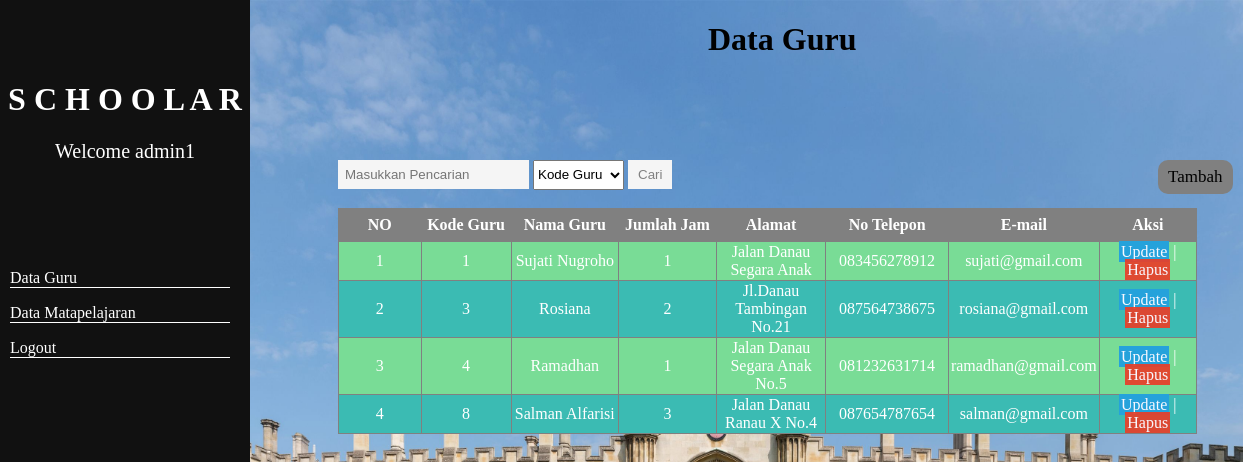
/guru/read.php (signed in), run on the app's committed database.
### tables this page shows
CREATE TABLE `guru` (
  `kode_guru` int(3) NOT NULL,
  `nama_guru` varchar(100) NOT NULL,
  `jumlah_jam` int(2) NOT NULL,
  `alamat` text NOT NULL,
  `telp` varchar(15) NOT NULL,
  `email` varchar(50) NOT NULL
);

### guru/read.php (the view, shortened to what this page needs)
<?php
include '../connect.php';
$query = "SELECT * FROM guru
          ORDER BY kode_guru ";
$result = mysqli_query($connect,$query);
$num = mysqli_num_rows($result);
?>
<!DOCTYPE html>
<html lang="en">
<head>
    <link rel="stylesheet" href="../master.css">
</head>
<body>
<h1 style="margin-left:700px">Data Guru</h1>
<a id="lepas"href="form-create.php">Tambah</a>
<div id="menu">
    <h1 style="color:white; text-align:center">S C H O O L A R</h1>
    <p style=" text-align:center;
                  color:white;
                  font-size:20px"
                  > Welcome <?php echo $_SESSION['user'];?></p>
    <ul>
        <p><a href="read.php">Data Guru</a></p>
        <p><a href="../mapel/read.php">Data Matapelajaran</a></p>
        <p><a href="../login/logout.php" onclick="return confirm('Apakah Anda Yakin Ingin Logout ?')">Logout</a></p>
    </ul>
</div>
<form action="search.php" method="get">
<input type="text" name="cari" placeholder="Masukkan Pencarian">
<select name="kategori" id="kat">
<option value="kode_guru">Kode Guru</option>
</select>
<input type="submit" value="Cari" id="car">
</form>
    <table border=1>
    <tr>
    <th>NO</th>
    <th>Kode Guru</th>
    <th>Nama Guru</th>
    <th>Jumlah Jam</th>
    <th>Alamat</th>
    <th>No Telepon</th>
    <th>E-mail</th>
    <th>Aksi</th>
    </tr>
    <?php
    if($num > 0){
        $no = 1;
        while($data = mysqli_fetch_assoc($result)){?>
        <tr>
        <td><?php echo $no ;?></td>
        <td><?php echo $data['kode_guru'];?></td>
        <td><?php echo $data['nama_guru'];?></td>
        <td><?php echo $data['jumlah_jam'];?></td>
        <td><?php echo $data['alamat'];?></td>
        <td><?php echo $data['telp']?></td>
        <td><?php echo $data['email']?></td>
        <td><a href="form-update.php?kode_guru=<?php echo $data['kode_guru'];?>" style="color:ghostwhite;background-color:rgb(37, 162, 219);padding:2px" >Update</a> |
        <a href="delete.php?kode_guru=<?php echo $data['kode_guru'];?>" style="color:ghostwhite;background-color:rgba(230, 65, 43, 0.938);padding:2px" onclick="return confirm('Anda Yakin Ingin Menghapus Data ?')">Hapus</a></td>
        </tr>
            <?php
            $no++;
        }
    }
    else{
        echo "Gagal Menampilkan Data";
    }
    ?>
    </table>
</body>
</html>

### master.css (style rules this page uses)
body { background-image:url(image/univ.jpg); background-size:cover; background-repeat:no-repeat; }
table { border-collapse: collapse; }
td,th { width: 150px; height: 30px; color: white; text-align:center; }
th { background-color: gray; }
tr:nth-child(odd) td { background-color:#3bbbb3; transition: 0.5s; }
tr:nth-child(even) td { background-color: #79dc96; transition: 0.5s; }
#lepas { font-family: Cambria, Cochin, Georgia, Times, 'Times New Roman', serif; background-color:gray; border-radius:10px; position:absolute; padding:7px 10px 7px 10px; margin-left:1150px; margin-top:80px; text-decoration:none; color:black; font-size:17px; }
form { position:absolute; margin-left:330px; margin-top: 80px; }
select { height: 30px; }
form input { padding:7px; background-color:whitesmoke; border:0; color : gray; }
#car { padding:7px 10px 7px 10px; }
table { margin-left:330px; margin-top:150px; width:70%; }
#menu { height: 100%; width: 250px; position: absolute; z-index: 1; top: 0; left: 0; background-color: #111; padding-top: 60px; }
ul { padding-top:70px; padding-left:10px; margin:0; }
#menu a { text-decoration:none; color : white; }
#menu ul p { border-bottom:1px solid white; width:220px; color:white; }
a { text-decoration: none; }

### data on the page
guru: kode_guru "1", nama_guru "Sujati Nugroho", jumlah_jam "1", alamat "Jalan Danau Segara Anak", telp "083456278912", email "sujati@gmail.com"
guru: kode_guru "3", nama_guru "Rosiana", jumlah_jam "2", alamat "Jl.Danau Tambingan No.21", telp "087564738675", email "rosiana@gmail.com"
guru: kode_guru "4", nama_guru "Ramadhan", jumlah_jam "1", alamat "Jalan Danau Segara Anak No.5", telp "081232631714", email "ramadhan@gmail.com"
guru: kode_guru "8", nama_guru "Salman Alfarisi", jumlah_jam "3", alamat "Jalan Danau Ranau X No.4", telp "087654787654", email "salman@gmail.com"

### other printed values
$_SESSION['user'] "admin1"
